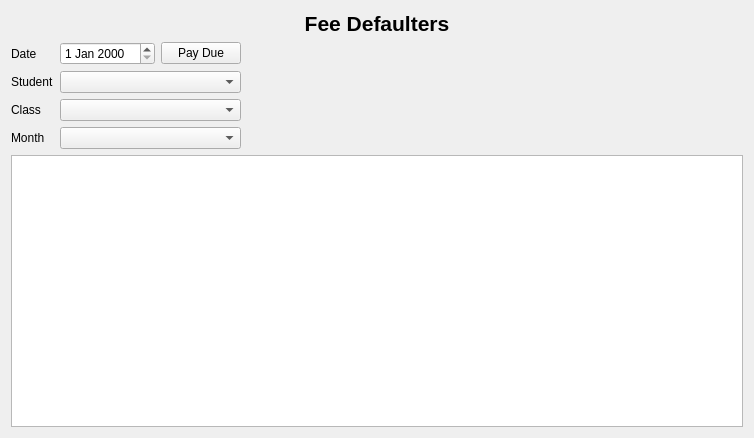
<?xml version="1.0" encoding="UTF-8"?>
<ui version="4.0">
 <class>Feedues</class>
 <widget class="QWidget" name="Feedues">
  <property name="geometry">
   <rect>
    <x>0</x>
    <y>0</y>
    <width>754</width>
    <height>438</height>
   </rect>
  </property>
  <property name="windowTitle">
   <string>Form</string>
  </property>
  <layout class="QGridLayout" name="gridLayout_2">
   <item row="0" column="0">
    <layout class="QGridLayout" name="gridLayout">
     <item row="0" column="0" colspan="4">
      <widget class="QLabel" name="label">
       <property name="text">
        <string>&lt;html&gt;&lt;head/&gt;&lt;body&gt;&lt;p align=&quot;center&quot;&gt;&lt;span style=&quot; font-size:16pt; font-weight:600;&quot;&gt;Fee Defaulters&lt;/span&gt;&lt;/p&gt;&lt;/body&gt;&lt;/html&gt;</string>
       </property>
      </widget>
     </item>
     <item row="1" column="0">
      <widget class="QLabel" name="label_2">
       <property name="text">
        <string>Date</string>
       </property>
      </widget>
     </item>
     <item row="1" column="1">
      <widget class="QDateEdit" name="dateEdit"/>
     </item>
     <item row="1" column="2">
      <widget class="QPushButton" name="pushButton">
       <property name="text">
        <string>Pay Due</string>
       </property>
      </widget>
     </item>
     <item row="1" column="3">
      <spacer name="horizontalSpacer">
       <property name="orientation">
        <enum>Qt::Horizontal</enum>
       </property>
       <property name="sizeHint" stdset="0">
        <size>
         <width>238</width>
         <height>20</height>
        </size>
       </property>
      </spacer>
     </item>
     <item row="2" column="0">
      <widget class="QLabel" name="label_3">
       <property name="text">
        <string>Student</string>
       </property>
      </widget>
     </item>
     <item row="3" column="0">
      <widget class="QLabel" name="label_4">
       <property name="text">
        <string>Class</string>
       </property>
      </widget>
     </item>
     <item row="4" column="0">
      <widget class="QLabel" name="label_5">
       <property name="text">
        <string>Month</string>
       </property>
      </widget>
     </item>
     <item row="5" column="0" colspan="4">
      <widget class="QTableWidget" name="tableWidget"/>
     </item>
     <item row="2" column="1" colspan="2">
      <widget class="QComboBox" name="comboBox"/>
     </item>
     <item row="3" column="1" colspan="2">
      <widget class="QComboBox" name="comboBox_2"/>
     </item>
     <item row="4" column="1" colspan="2">
      <widget class="QComboBox" name="comboBox_3"/>
     </item>
    </layout>
   </item>
  </layout>
 </widget>
 <resources/>
 <connections/>
</ui>
